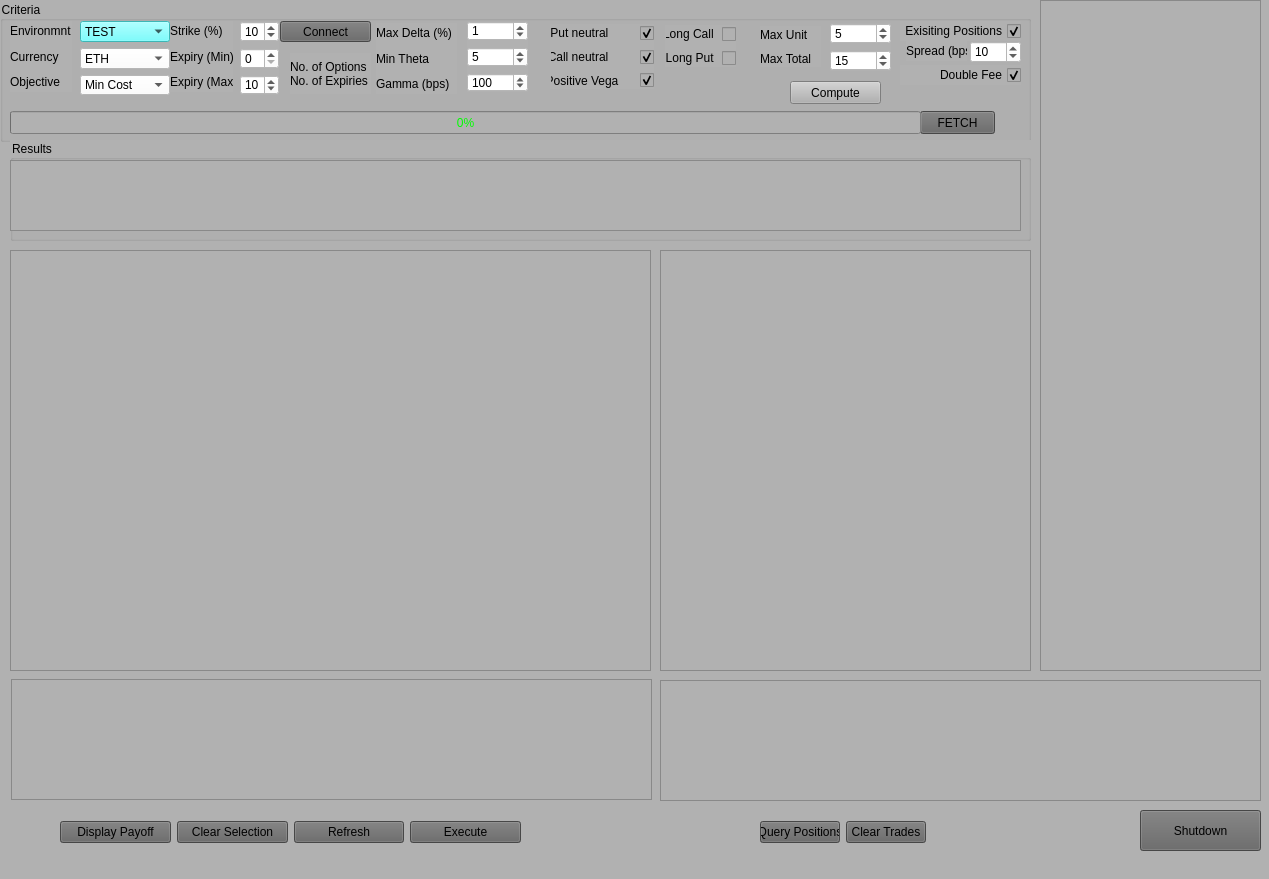
<?xml version="1.0" encoding="UTF-8"?>
<ui version="4.0">
 <class>optionAtillaWindow</class>
 <widget class="QMainWindow" name="optionAtillaWindow">
  <property name="windowModality">
   <enum>Qt::WindowModal</enum>
  </property>
  <property name="geometry">
   <rect>
    <x>0</x>
    <y>0</y>
    <width>1269</width>
    <height>879</height>
   </rect>
  </property>
  <property name="windowTitle">
   <string>OptionAtilla</string>
  </property>
  <property name="autoFillBackground">
   <bool>false</bool>
  </property>
  <property name="styleSheet">
   <string notr="true">background-color: rgb(177, 177, 177);
color: rgb(0, 0, 0);</string>
  </property>
  <widget class="QWidget" name="centralwidget">
   <widget class="QGroupBox" name="groupCriteria">
    <property name="geometry">
     <rect>
      <x>0</x>
      <y>1</y>
      <width>1031</width>
      <height>141</height>
     </rect>
    </property>
    <property name="title">
     <string>Criteria</string>
    </property>
    <widget class="QWidget" name="layoutWidget">
     <property name="geometry">
      <rect>
       <x>170</x>
       <y>20</y>
       <width>63</width>
       <height>71</height>
      </rect>
     </property>
     <layout class="QVBoxLayout" name="verticalLayout_10">
      <item>
       <widget class="QLabel" name="labelStrikePercent">
        <property name="text">
         <string>Strike (%)</string>
        </property>
       </widget>
      </item>
      <item>
       <widget class="QLabel" name="labelMinExpiry">
        <property name="text">
         <string>Expiry (Min)</string>
        </property>
       </widget>
      </item>
      <item>
       <widget class="QLabel" name="labelMaxExpiry">
        <property name="text">
         <string>Expiry (Max)</string>
        </property>
       </widget>
      </item>
     </layout>
    </widget>
    <widget class="QPushButton" name="pushButtonFetch">
     <property name="geometry">
      <rect>
       <x>920</x>
       <y>110</y>
       <width>75</width>
       <height>23</height>
      </rect>
     </property>
     <property name="styleSheet">
      <string notr="true">background-color: rgb(100, 100, 100);</string>
     </property>
     <property name="text">
      <string>FETCH</string>
     </property>
    </widget>
    <widget class="QLabel" name="labelNumOfOptions">
     <property name="geometry">
      <rect>
       <x>290</x>
       <y>52</y>
       <width>81</width>
       <height>41</height>
      </rect>
     </property>
     <property name="text">
      <string>No. of Options 
No. of Expiries</string>
     </property>
    </widget>
    <widget class="QPushButton" name="pushButtonCompute">
     <property name="geometry">
      <rect>
       <x>790</x>
       <y>80</y>
       <width>91</width>
       <height>23</height>
      </rect>
     </property>
     <property name="text">
      <string>Compute</string>
     </property>
    </widget>
    <widget class="QProgressBar" name="progressBarFetch">
     <property name="geometry">
      <rect>
       <x>10</x>
       <y>110</y>
       <width>911</width>
       <height>23</height>
      </rect>
     </property>
     <property name="styleSheet">
      <string notr="true">color: rgb(0, 255, 0);</string>
     </property>
     <property name="value">
      <number>0</number>
     </property>
    </widget>
    <widget class="QWidget" name="layoutWidget">
     <property name="geometry">
      <rect>
       <x>376</x>
       <y>22</y>
       <width>81</width>
       <height>71</height>
      </rect>
     </property>
     <layout class="QVBoxLayout" name="verticalLayout">
      <item>
       <widget class="QLabel" name="labelDelta">
        <property name="text">
         <string>Max Delta (%)</string>
        </property>
       </widget>
      </item>
      <item>
       <widget class="QLabel" name="labelMinTheta">
        <property name="text">
         <string>Min Theta</string>
        </property>
       </widget>
      </item>
      <item>
       <widget class="QLabel" name="labelGamma">
        <property name="text">
         <string>Gamma (bps)</string>
        </property>
       </widget>
      </item>
     </layout>
    </widget>
    <widget class="QWidget" name="layoutWidget">
     <property name="geometry">
      <rect>
       <x>467</x>
       <y>20</y>
       <width>61</width>
       <height>71</height>
      </rect>
     </property>
     <layout class="QVBoxLayout" name="verticalLayout_2">
      <item>
       <widget class="QSpinBox" name="spinDelta">
        <property name="styleSheet">
         <string notr="true">background-color: rgb(255, 255, 255);
color: rgb(0, 0, 0);</string>
        </property>
        <property name="readOnly">
         <bool>false</bool>
        </property>
        <property name="maximum">
         <number>999</number>
        </property>
        <property name="value">
         <number>1</number>
        </property>
       </widget>
      </item>
      <item>
       <widget class="QSpinBox" name="spinMinTheta">
        <property name="styleSheet">
         <string notr="true">background-color: rgb(255, 255, 255);
color: rgb(0, 0, 0);</string>
        </property>
        <property name="readOnly">
         <bool>false</bool>
        </property>
        <property name="minimum">
         <number>-9999</number>
        </property>
        <property name="maximum">
         <number>9999</number>
        </property>
        <property name="value">
         <number>5</number>
        </property>
       </widget>
      </item>
      <item>
       <widget class="QSpinBox" name="spinGamma">
        <property name="styleSheet">
         <string notr="true">background-color: rgb(255, 255, 255);
color: rgb(0, 0, 0);</string>
        </property>
        <property name="readOnly">
         <bool>false</bool>
        </property>
        <property name="minimum">
         <number>-9999</number>
        </property>
        <property name="maximum">
         <number>9999</number>
        </property>
        <property name="value">
         <number>100</number>
        </property>
       </widget>
      </item>
     </layout>
    </widget>
    <widget class="QWidget" name="layoutWidget">
     <property name="geometry">
      <rect>
       <x>10</x>
       <y>20</y>
       <width>62</width>
       <height>71</height>
      </rect>
     </property>
     <layout class="QVBoxLayout" name="verticalLayout_3">
      <item>
       <widget class="QLabel" name="labelEnv">
        <property name="text">
         <string>Environmnt</string>
        </property>
       </widget>
      </item>
      <item>
       <widget class="QLabel" name="labelCurr">
        <property name="text">
         <string>Currency</string>
        </property>
       </widget>
      </item>
      <item>
       <widget class="QLabel" name="labelObjective">
        <property name="text">
         <string>Objective</string>
        </property>
       </widget>
      </item>
     </layout>
    </widget>
    <widget class="QWidget" name="layoutWidget">
     <property name="geometry">
      <rect>
       <x>80</x>
       <y>20</y>
       <width>90</width>
       <height>74</height>
      </rect>
     </property>
     <layout class="QVBoxLayout" name="verticalLayout_4">
      <item>
       <widget class="QComboBox" name="comboEnv">
        <property name="styleSheet">
         <string notr="true">background-color: rgb(85, 255, 255);
color: rgb(0, 0, 0);</string>
        </property>
        <item>
         <property name="text">
          <string>TEST</string>
         </property>
        </item>
        <item>
         <property name="text">
          <string>PROD</string>
         </property>
        </item>
       </widget>
      </item>
      <item>
       <widget class="QComboBox" name="comboCurr">
        <property name="styleSheet">
         <string notr="true">background-color: rgb(255, 255, 255);
color: rgb(0, 0, 0);</string>
        </property>
        <item>
         <property name="text">
          <string>ETH</string>
         </property>
        </item>
        <item>
         <property name="text">
          <string>BTC</string>
         </property>
        </item>
       </widget>
      </item>
      <item>
       <widget class="QComboBox" name="comboObjective">
        <property name="styleSheet">
         <string notr="true">background-color: rgb(255, 255, 255);
color: rgb(0, 0, 0);</string>
        </property>
        <item>
         <property name="text">
          <string>Min Cost</string>
         </property>
        </item>
        <item>
         <property name="text">
          <string>Max Gamma</string>
         </property>
        </item>
        <item>
         <property name="text">
          <string>Max Theta</string>
         </property>
        </item>
       </widget>
      </item>
     </layout>
    </widget>
    <widget class="QWidget" name="layoutWidget">
     <property name="geometry">
      <rect>
       <x>550</x>
       <y>23</y>
       <width>104</width>
       <height>65</height>
      </rect>
     </property>
     <layout class="QVBoxLayout" name="verticalLayout_5">
      <item>
       <widget class="QCheckBox" name="checkPutNeutral">
        <property name="layoutDirection">
         <enum>Qt::RightToLeft</enum>
        </property>
        <property name="text">
         <string>Put neutral        </string>
        </property>
        <property name="checked">
         <bool>true</bool>
        </property>
       </widget>
      </item>
      <item>
       <widget class="QCheckBox" name="checkCallNeutral">
        <property name="layoutDirection">
         <enum>Qt::RightToLeft</enum>
        </property>
        <property name="text">
         <string>Call neutral        </string>
        </property>
        <property name="checked">
         <bool>true</bool>
        </property>
       </widget>
      </item>
      <item>
       <widget class="QCheckBox" name="checkVega">
        <property name="layoutDirection">
         <enum>Qt::RightToLeft</enum>
        </property>
        <property name="text">
         <string>Positive Vega     </string>
        </property>
        <property name="checked">
         <bool>true</bool>
        </property>
       </widget>
      </item>
     </layout>
    </widget>
    <widget class="QWidget" name="layoutWidget">
     <property name="geometry">
      <rect>
       <x>665</x>
       <y>24</y>
       <width>71</width>
       <height>42</height>
      </rect>
     </property>
     <layout class="QVBoxLayout" name="verticalLayout_6">
      <item>
       <widget class="QCheckBox" name="checkLongCall">
        <property name="layoutDirection">
         <enum>Qt::RightToLeft</enum>
        </property>
        <property name="text">
         <string>Long Call </string>
        </property>
        <property name="checked">
         <bool>false</bool>
        </property>
       </widget>
      </item>
      <item>
       <widget class="QCheckBox" name="checkLongPut">
        <property name="layoutDirection">
         <enum>Qt::RightToLeft</enum>
        </property>
        <property name="text">
         <string>Long Put </string>
        </property>
        <property name="checked">
         <bool>false</bool>
        </property>
       </widget>
      </item>
     </layout>
    </widget>
    <widget class="QWidget" name="layoutWidget">
     <property name="geometry">
      <rect>
       <x>760</x>
       <y>25</y>
       <width>61</width>
       <height>41</height>
      </rect>
     </property>
     <layout class="QVBoxLayout" name="verticalLayout_7">
      <item>
       <widget class="QLabel" name="labelMaxUnit">
        <property name="text">
         <string>Max Unit</string>
        </property>
       </widget>
      </item>
      <item>
       <widget class="QLabel" name="labelMaxTotal">
        <property name="text">
         <string>Max Total</string>
        </property>
       </widget>
      </item>
     </layout>
    </widget>
    <widget class="QWidget" name="layoutWidget">
     <property name="geometry">
      <rect>
       <x>830</x>
       <y>22</y>
       <width>61</width>
       <height>48</height>
      </rect>
     </property>
     <layout class="QVBoxLayout" name="verticalLayout_8">
      <item>
       <widget class="QSpinBox" name="spinMaxUnit">
        <property name="styleSheet">
         <string notr="true">background-color: rgb(255, 255, 255);
color: rgb(0, 0, 0);</string>
        </property>
        <property name="readOnly">
         <bool>false</bool>
        </property>
        <property name="maximum">
         <number>999</number>
        </property>
        <property name="value">
         <number>5</number>
        </property>
       </widget>
      </item>
      <item>
       <widget class="QSpinBox" name="spinMaxTotal">
        <property name="styleSheet">
         <string notr="true">background-color: rgb(255, 255, 255);
color: rgb(0, 0, 0);</string>
        </property>
        <property name="readOnly">
         <bool>false</bool>
        </property>
        <property name="maximum">
         <number>999</number>
        </property>
        <property name="value">
         <number>15</number>
        </property>
       </widget>
      </item>
     </layout>
    </widget>
    <widget class="QWidget" name="layoutWidget">
     <property name="geometry">
      <rect>
       <x>240</x>
       <y>20</y>
       <width>39</width>
       <height>74</height>
      </rect>
     </property>
     <layout class="QVBoxLayout" name="verticalLayout_9">
      <item>
       <widget class="QSpinBox" name="spinBoxStrikePercent">
        <property name="styleSheet">
         <string notr="true">background-color: rgb(255, 255, 255);
color: rgb(0, 0, 0);</string>
        </property>
        <property name="value">
         <number>10</number>
        </property>
       </widget>
      </item>
      <item>
       <widget class="QSpinBox" name="spinBoxMinExpiry">
        <property name="styleSheet">
         <string notr="true">background-color: rgb(255, 255, 255);
color: rgb(0, 0, 0);</string>
        </property>
        <property name="value">
         <number>0</number>
        </property>
       </widget>
      </item>
      <item>
       <widget class="QSpinBox" name="spinBoxMaxExpiry">
        <property name="styleSheet">
         <string notr="true">background-color: rgb(255, 255, 255);
color: rgb(0, 0, 0);</string>
        </property>
        <property name="value">
         <number>10</number>
        </property>
       </widget>
      </item>
     </layout>
    </widget>
    <widget class="QCheckBox" name="checkPositions">
     <property name="geometry">
      <rect>
       <x>900</x>
       <y>20</y>
       <width>121</width>
       <height>20</height>
      </rect>
     </property>
     <property name="layoutDirection">
      <enum>Qt::RightToLeft</enum>
     </property>
     <property name="text">
      <string>Exisiting Positions</string>
     </property>
     <property name="checked">
      <bool>true</bool>
     </property>
    </widget>
    <widget class="QSpinBox" name="spinBoxSpread">
     <property name="geometry">
      <rect>
       <x>970</x>
       <y>40</y>
       <width>51</width>
       <height>22</height>
      </rect>
     </property>
     <property name="styleSheet">
      <string notr="true">background-color: rgb(255, 255, 255);
color: rgb(0, 0, 0);</string>
     </property>
     <property name="minimum">
      <number>1</number>
     </property>
     <property name="value">
      <number>10</number>
     </property>
    </widget>
    <widget class="QLabel" name="labelSpread">
     <property name="geometry">
      <rect>
       <x>906</x>
       <y>40</y>
       <width>61</width>
       <height>20</height>
      </rect>
     </property>
     <property name="text">
      <string>Spread (bps)</string>
     </property>
    </widget>
    <widget class="QCheckBox" name="checkDoubleFee">
     <property name="geometry">
      <rect>
       <x>900</x>
       <y>64</y>
       <width>121</width>
       <height>20</height>
      </rect>
     </property>
     <property name="layoutDirection">
      <enum>Qt::RightToLeft</enum>
     </property>
     <property name="text">
      <string>Double Fee</string>
     </property>
     <property name="checked">
      <bool>true</bool>
     </property>
    </widget>
    <widget class="QPushButton" name="pushButtonConnect">
     <property name="geometry">
      <rect>
       <x>280</x>
       <y>20</y>
       <width>91</width>
       <height>21</height>
      </rect>
     </property>
     <property name="styleSheet">
      <string notr="true">background-color: rgb(100, 100, 100);</string>
     </property>
     <property name="text">
      <string>Connect</string>
     </property>
    </widget>
   </widget>
   <widget class="QTableView" name="tableViewAccount">
    <property name="geometry">
     <rect>
      <x>1040</x>
      <y>0</y>
      <width>221</width>
      <height>671</height>
     </rect>
    </property>
    <property name="autoFillBackground">
     <bool>true</bool>
    </property>
    <property name="styleSheet">
     <string notr="true"/>
    </property>
    <attribute name="horizontalHeaderVisible">
     <bool>false</bool>
    </attribute>
    <attribute name="verticalHeaderVisible">
     <bool>false</bool>
    </attribute>
   </widget>
   <widget class="QGroupBox" name="groupBox_2">
    <property name="geometry">
     <rect>
      <x>10</x>
      <y>140</y>
      <width>1021</width>
      <height>101</height>
     </rect>
    </property>
    <property name="title">
     <string>Results</string>
    </property>
    <widget class="QTableView" name="tableViewResults">
     <property name="enabled">
      <bool>true</bool>
     </property>
     <property name="geometry">
      <rect>
       <x>0</x>
       <y>20</y>
       <width>1011</width>
       <height>71</height>
      </rect>
     </property>
     <property name="autoFillBackground">
      <bool>false</bool>
     </property>
     <property name="styleSheet">
      <string notr="true"/>
     </property>
     <attribute name="horizontalHeaderVisible">
      <bool>false</bool>
     </attribute>
     <attribute name="horizontalHeaderStretchLastSection">
      <bool>false</bool>
     </attribute>
     <attribute name="verticalHeaderVisible">
      <bool>false</bool>
     </attribute>
    </widget>
   </widget>
   <widget class="QTableView" name="tableViewSelections">
    <property name="geometry">
     <rect>
      <x>10</x>
      <y>250</y>
      <width>641</width>
      <height>421</height>
     </rect>
    </property>
    <property name="autoFillBackground">
     <bool>true</bool>
    </property>
    <property name="styleSheet">
     <string notr="true"/>
    </property>
    <attribute name="horizontalHeaderVisible">
     <bool>false</bool>
    </attribute>
    <attribute name="horizontalHeaderStretchLastSection">
     <bool>false</bool>
    </attribute>
    <attribute name="verticalHeaderVisible">
     <bool>false</bool>
    </attribute>
   </widget>
   <widget class="QTableView" name="tableViewPositions">
    <property name="geometry">
     <rect>
      <x>660</x>
      <y>250</y>
      <width>371</width>
      <height>421</height>
     </rect>
    </property>
    <property name="autoFillBackground">
     <bool>true</bool>
    </property>
    <property name="styleSheet">
     <string notr="true"/>
    </property>
    <attribute name="horizontalHeaderVisible">
     <bool>false</bool>
    </attribute>
    <attribute name="horizontalHeaderStretchLastSection">
     <bool>false</bool>
    </attribute>
    <attribute name="verticalHeaderVisible">
     <bool>false</bool>
    </attribute>
    <attribute name="verticalHeaderHighlightSections">
     <bool>true</bool>
    </attribute>
   </widget>
   <widget class="QPushButton" name="pushButtonClose">
    <property name="geometry">
     <rect>
      <x>1140</x>
      <y>810</y>
      <width>121</width>
      <height>41</height>
     </rect>
    </property>
    <property name="styleSheet">
     <string notr="true">background-color: rgb(100, 100, 100);</string>
    </property>
    <property name="text">
     <string>Shutdown</string>
    </property>
   </widget>
   <widget class="QTableView" name="tableViewCallTrades">
    <property name="geometry">
     <rect>
      <x>11</x>
      <y>679</y>
      <width>641</width>
      <height>121</height>
     </rect>
    </property>
   </widget>
   <widget class="QTableView" name="tableViewPutTrades">
    <property name="geometry">
     <rect>
      <x>660</x>
      <y>680</y>
      <width>601</width>
      <height>121</height>
     </rect>
    </property>
   </widget>
   <widget class="QWidget" name="">
    <property name="geometry">
     <rect>
      <x>60</x>
      <y>820</y>
      <width>461</width>
      <height>25</height>
     </rect>
    </property>
    <layout class="QHBoxLayout" name="horizontalLayout">
     <item>
      <widget class="QPushButton" name="pushButtonDisplay">
       <property name="styleSheet">
        <string notr="true">background-color: rgb(100, 100, 100);</string>
       </property>
       <property name="text">
        <string>Display Payoff</string>
       </property>
      </widget>
     </item>
     <item>
      <widget class="QPushButton" name="pushButtonClearSelection">
       <property name="styleSheet">
        <string notr="true">background-color: rgb(100, 100, 100);</string>
       </property>
       <property name="text">
        <string>Clear Selection</string>
       </property>
      </widget>
     </item>
     <item>
      <widget class="QPushButton" name="pushButtonRefresh">
       <property name="styleSheet">
        <string notr="true">background-color: rgb(100, 100, 100);</string>
       </property>
       <property name="text">
        <string>Refresh</string>
       </property>
      </widget>
     </item>
     <item>
      <widget class="QPushButton" name="pushButtonTrade">
       <property name="styleSheet">
        <string notr="true">background-color: rgb(100, 100, 100);</string>
       </property>
       <property name="text">
        <string>Execute</string>
       </property>
      </widget>
     </item>
    </layout>
   </widget>
   <widget class="QWidget" name="">
    <property name="geometry">
     <rect>
      <x>760</x>
      <y>820</y>
      <width>166</width>
      <height>25</height>
     </rect>
    </property>
    <layout class="QHBoxLayout" name="horizontalLayout_2">
     <item>
      <widget class="QPushButton" name="pushButtonPositions">
       <property name="styleSheet">
        <string notr="true">background-color: rgb(100, 100, 100);</string>
       </property>
       <property name="text">
        <string>Query Positions</string>
       </property>
      </widget>
     </item>
     <item>
      <widget class="QPushButton" name="pushButtonClearTrades">
       <property name="styleSheet">
        <string notr="true">background-color: rgb(100, 100, 100);</string>
       </property>
       <property name="text">
        <string>Clear Trades</string>
       </property>
      </widget>
     </item>
    </layout>
   </widget>
  </widget>
  <widget class="QStatusBar" name="statusbar"/>
 </widget>
 <resources/>
 <connections>
  <connection>
   <sender>pushButtonClose</sender>
   <signal>clicked()</signal>
   <receiver>optionAtillaWindow</receiver>
   <slot>close()</slot>
   <hints>
    <hint type="sourcelabel">
     <x>1140</x>
     <y>835</y>
    </hint>
    <hint type="destinationlabel">
     <x>664</x>
     <y>439</y>
    </hint>
   </hints>
  </connection>
 </connections>
</ui>
